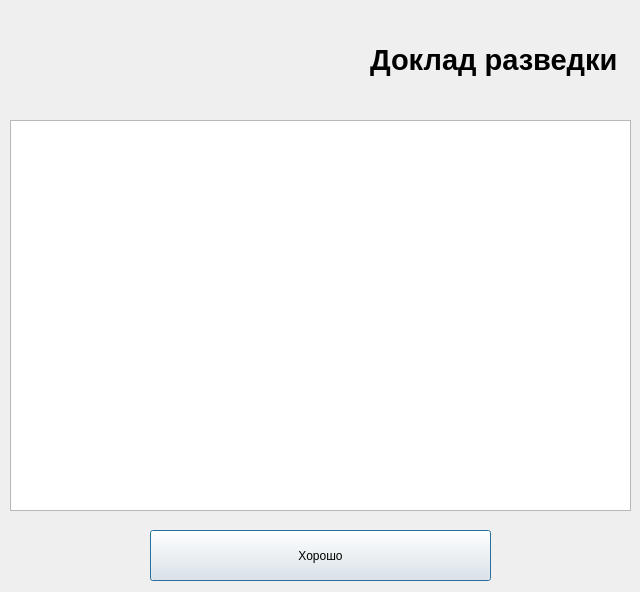
<?xml version="1.0" encoding="UTF-8"?>
<ui version="4.0">
 <class>ReconReport</class>
 <widget class="QDialog" name="ReconReport">
  <property name="geometry">
   <rect>
    <x>0</x>
    <y>0</y>
    <width>640</width>
    <height>592</height>
   </rect>
  </property>
  <property name="windowTitle">
   <string>Доклад разведки</string>
  </property>
  <widget class="QLabel" name="label">
   <property name="geometry">
    <rect>
     <x>10</x>
     <y>10</y>
     <width>101</width>
     <height>101</height>
    </rect>
   </property>
   <property name="styleSheet">
    <string notr="true">background-image: url(:/gerb.png);</string>
   </property>
   <property name="text">
    <string/>
   </property>
   <property name="indent">
    <number>0</number>
   </property>
  </widget>
  <widget class="QLabel" name="label_2">
   <property name="geometry">
    <rect>
     <x>370</x>
     <y>20</y>
     <width>261</width>
     <height>81</height>
    </rect>
   </property>
   <property name="text">
    <string>&lt;html&gt;&lt;head/&gt;&lt;body&gt;&lt;p&gt;&lt;span style=&quot; font-size:22pt; font-weight:600;&quot;&gt;Доклад разведки&lt;/span&gt;&lt;/p&gt;&lt;/body&gt;&lt;/html&gt;</string>
   </property>
  </widget>
  <widget class="QTextBrowser" name="textBrowser">
   <property name="geometry">
    <rect>
     <x>10</x>
     <y>120</y>
     <width>621</width>
     <height>391</height>
    </rect>
   </property>
  </widget>
  <widget class="QPushButton" name="pushButton">
   <property name="geometry">
    <rect>
     <x>150</x>
     <y>530</y>
     <width>341</width>
     <height>51</height>
    </rect>
   </property>
   <property name="text">
    <string>Хорошо</string>
   </property>
  </widget>
 </widget>
 <resources/>
 <connections/>
</ui>
